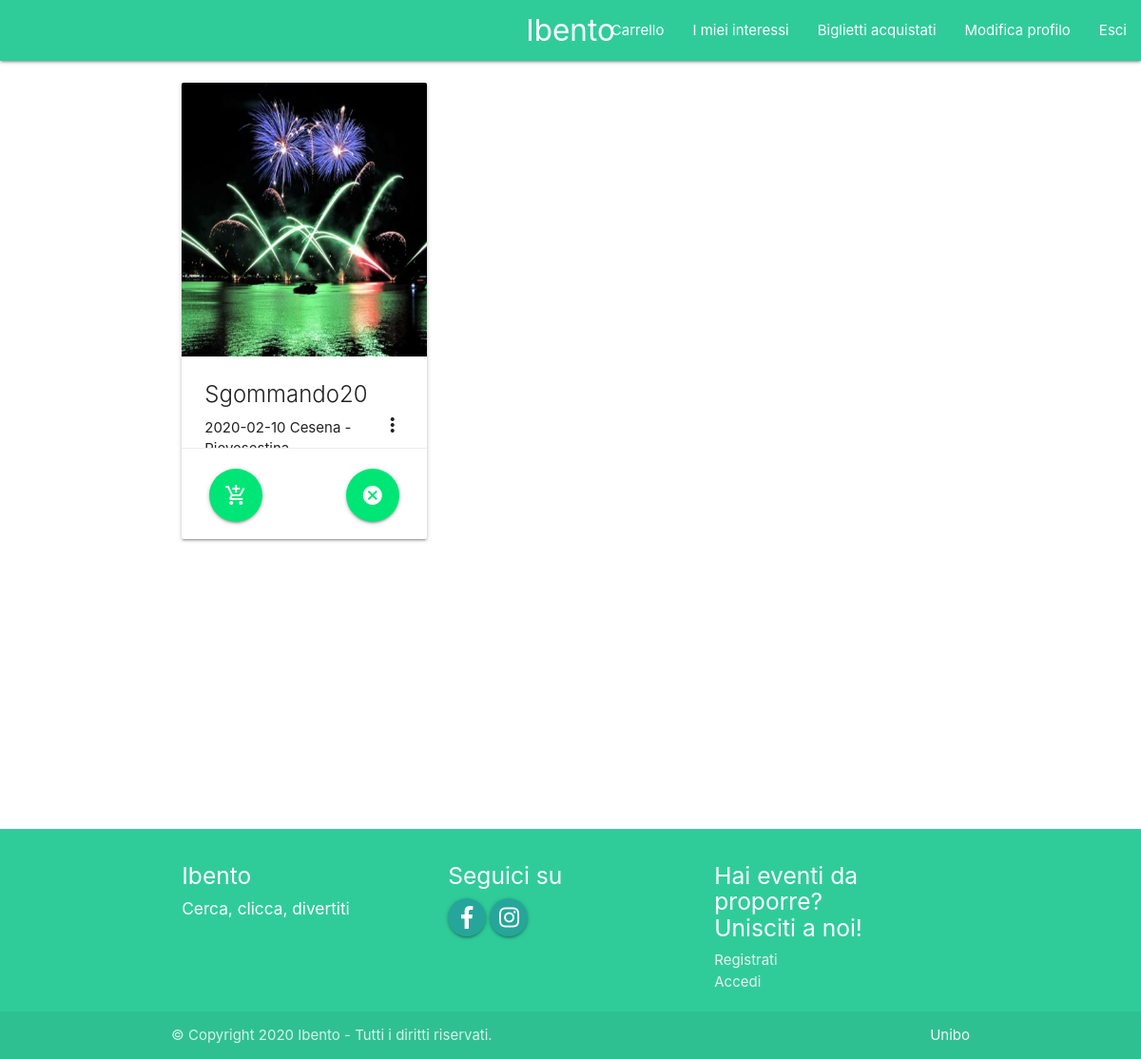
The page /lista-interessi.php (signed in) on the database its author committed.
### tables this page shows
CREATE TABLE `Interesse` (
  `id_evento` int(6) NOT NULL,
  `id_utente` int(6) NOT NULL
);

CREATE TABLE `Evento` (
  `id` int(6) NOT NULL,
  `titolo` varchar(20) NOT NULL,
  `id_categoria` int(6) NOT NULL,
  `data_inserimento` timestamp(6) NOT NULL DEFAULT current_timestamp(6),
  `data_inizio` date NOT NULL,
  `ora_inizio` time NOT NULL,
  `data_fine` date NOT NULL,
  `ora_fine` time NOT NULL,
  `luogo` varchar(50) NOT NULL,
  `immagine` varchar(100) DEFAULT NULL,
  `descrizione` text DEFAULT NULL,
  `id_organizzatore` varchar(20) NOT NULL,
  `biglietti_totali` int(5) NOT NULL,
  `biglietti_venduti` int(5) NOT NULL DEFAULT 0,
  `prezzo_biglietto` float NOT NULL DEFAULT 0,
  `utenti_interessati` int(5) NOT NULL DEFAULT 0,
  `acquisto_durante_evento` tinyint(1) NOT NULL DEFAULT 0,
  `max_biglietti_ciascuno` int(6) NOT NULL DEFAULT 2
);

### lista-interessi.php (called while the page is built)
<?php
require_once 'materialize.php';
if(isUserLoggedIn()){
    $templateParams["titolo"] = "Biglietti Utente";
    $templateParams["nome"] = "intrest-previews-temp.php";
    $templateParams["eventi"] = $dbh->getIntrestedPreviewsForUser($_SESSION["idutente"]);
} else {
    $templateParams["titolo"] = "Ibento";
    header("Location: index.php");
    exit;
}
require 'template/base.php';
?>

### db/database.php (called while the page is built, shortened)
<?php
class DatabaseHelper{
    private $db;
    public function __construct($servername, $username, $password, $dbname){
        $this->db = new mysqli($servername, $username, $password, $dbname);
    }
    public function getIntrestedPreviewsForUser($userID) {
        $query = "SELECT *  FROM Evento INNER JOIN Interesse ON Evento.id=Interesse.id_evento WHERE Interesse.id_utente = ?";
        $stmt = $this->db->prepare($query);
        $stmt->bind_param('s',$userID);
        $stmt->execute();
        $result = $stmt->get_result();
        return $result->fetch_all(MYSQLI_ASSOC);
    }
}
?>

### materialize.php (called while the page is built, shortened)
<?php
require_once("db/database.php");
$dbh = new DatabaseHelper("localhost", "root", "", "IbentoDB");
?>

### template/intrest-previews-temp.php (the view, shortened to what this page needs)
<main>
    <div class="section no-pad-bot">
        <div class="container">
            <div class="row">
                <?php
                    if(empty($templateParams["eventi"])):
                ?>
                <h4>Non segui nessun evento  ¯\_(ツ)_/¯</h4>
                <?php
                    else:
                    foreach($templateParams["eventi"] as $evento):
                ?>
                    <div id="<?php echo $evento['id']?>" class="col s12 m6 l4 cards-container active">
                        <div class="card sticky-action hoverable" style="height: 480px;">
                            <div class="card-image waves-effect waves-block waves-light" style="height: 60%;">
                                <img class="responsive-img activator" style="height: 100%;" alt="" src="<?php echo $evento["immagine"]; ?>">
                            </div>
                            <div class="card-content" style="height: 20%;">
                                <span class="card-title activator grey-text text-darken-4"><?php echo $evento["titolo"]; ?><i class="material-icons right">more_vert</i></span>
                                <p class="left-align"><?php echo $evento["data_inizio"]; ?>         <?php echo $evento["luogo"]; ?></p>
                            </div>
                            <div class="card-action" style="height: 10%;">
                                <form role="form" action="#" method="post">
                                    <a id="removeIntrest" onclick="removeIntrest(<?php echo $evento['id']?>)" class="btn-floating btn-large waves-effect waves-light #00e676 green accent-3 right hoverable" style="margin:5px;"><i class="material-icons">cancel</i></a>
                                    <a id="addToCart" onclick="addToCart(<?php echo $evento['id']?>)" class="btn-floating btn-large waves-effect waves-light #00e676 green accent-3 right-align hoverable" style="margin:5px;"><i class="material-icons">add_shopping_cart</i></a>
                                </form>
                            </div>
                        </div>
                    </div>
                <?php
                    endforeach;
                    endif;
                ?>
            </div>
        </div>
    </div>
</main>

### css/style.css (style rules this page uses)
* { margin: 0; }
html, body { height: 100%; }
main { min-height: 100%; }
main:after { content: ""; display: block; }

### rows shown on the page
interesse: id_evento.immagine (picture), id_evento.titolo "Sgommando20", id_evento.data_inizio "2020-02-10", id_evento.luogo "Cesena -…"
